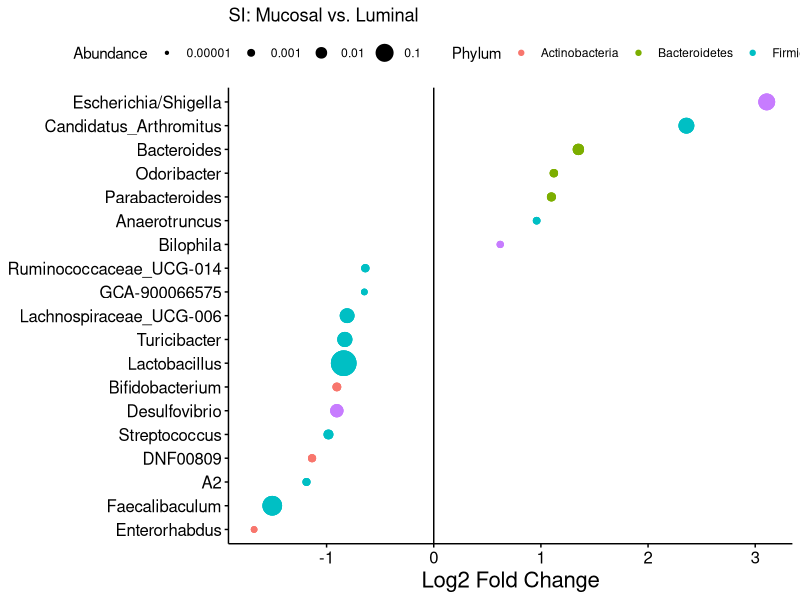
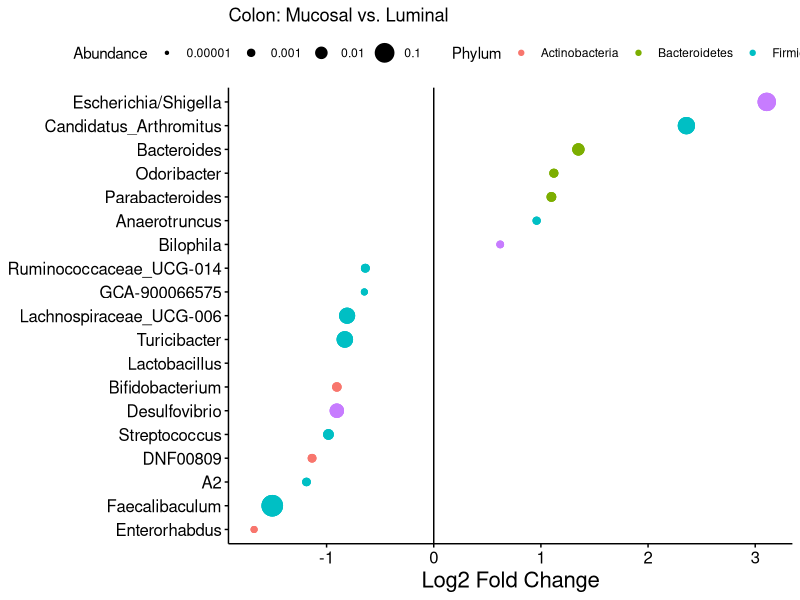
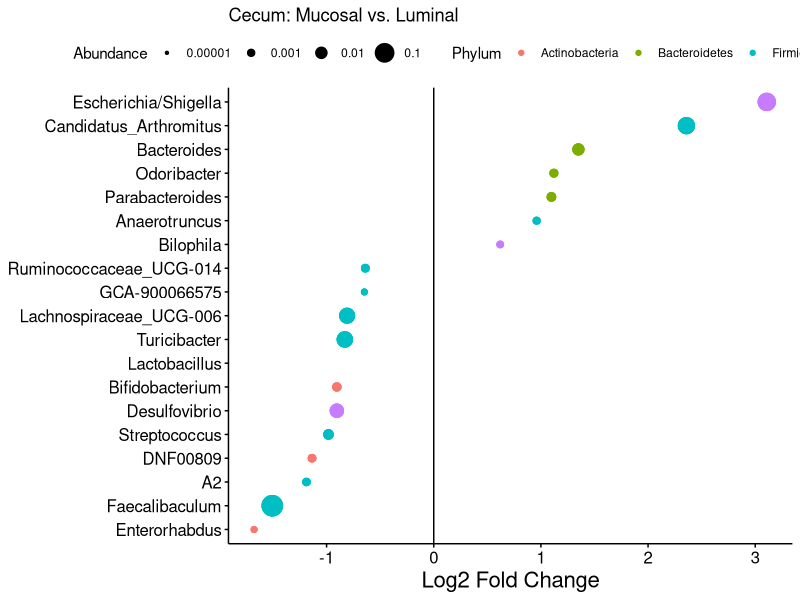
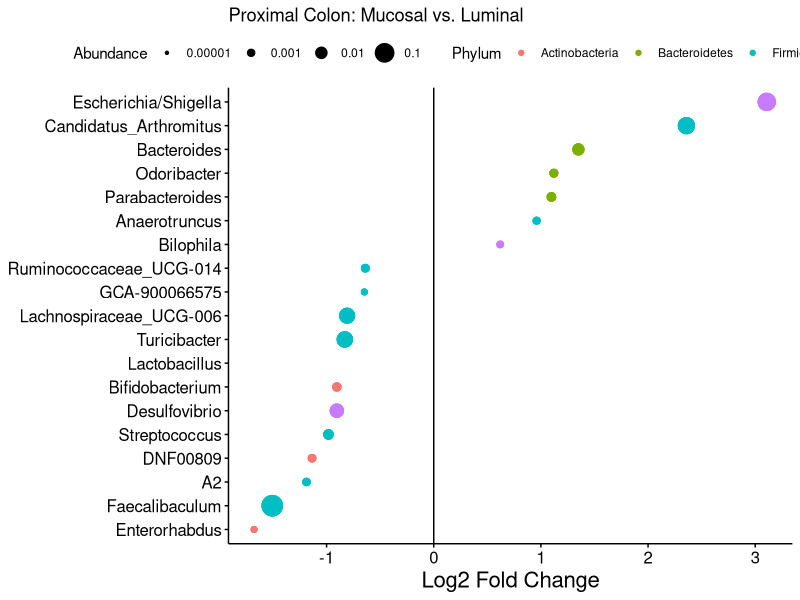
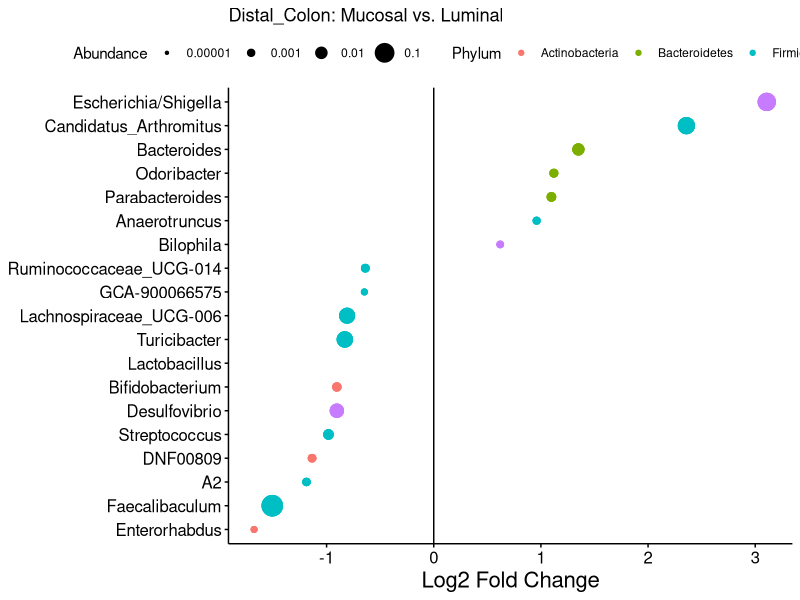
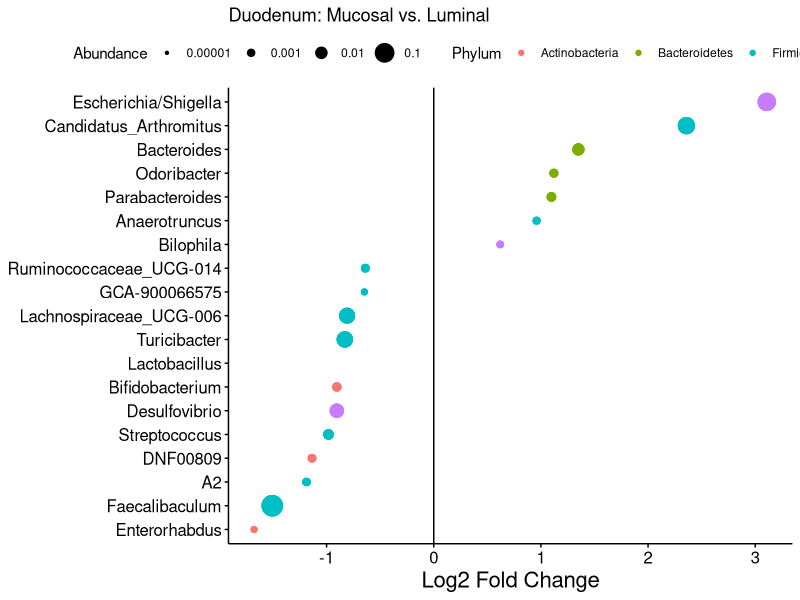
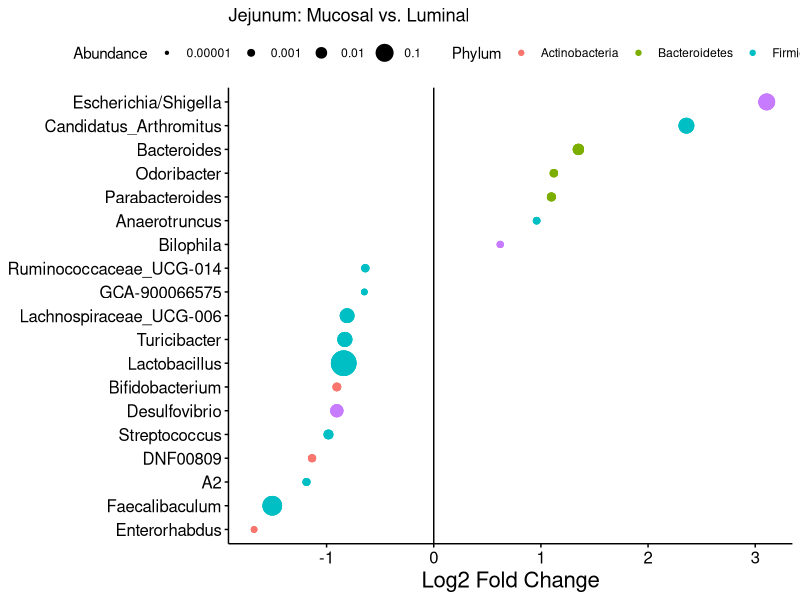
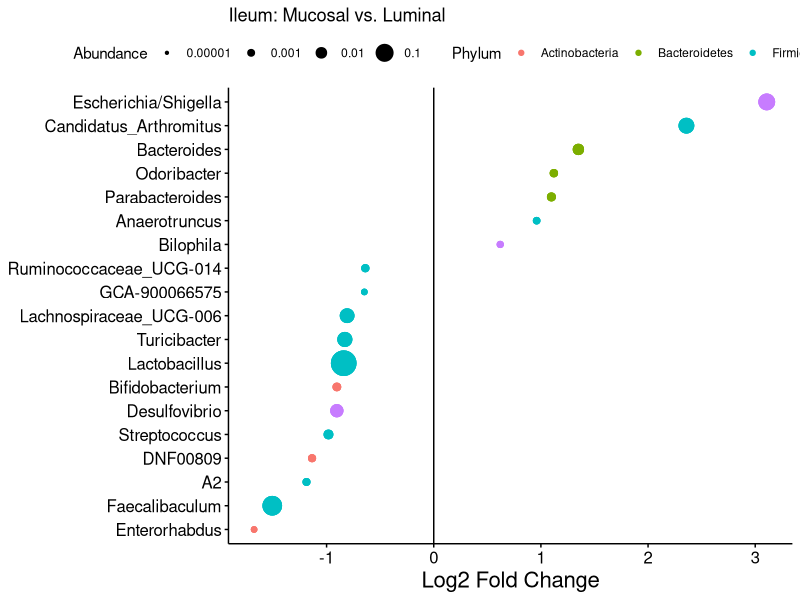

Here is the R script that generated these plots, in order:
library(ggplot2)
library(ggpubr)
library(dplyr)

setwd("C:/Users/Jacobs Laboratory/Desktop/Mouse_Biogeography_Julianne/Regional-Mouse-Biogeography-Analysis/2021-8-Microbiome-Batch-Correction-Analysis/Maaslin2 Type Genus Level/")

data <- read.csv("clr Maaslin2 TYPE Genus Level - Colon.csv", header=TRUE) 
data <- read.csv("clr Maaslin2 TYPE Genus Level - Cecum.csv", header=TRUE) 
data <- read.csv("clr Maaslin2 TYPE Genus Level - Proximal_Colon.csv", header=TRUE) 
data <- read.csv("clr Maaslin2 TYPE Genus Level - Distal_Colon.csv", header=TRUE) 
relA <- read.csv("Relative_Abundance-Colon-L6.csv", header=TRUE)


data <- read.csv("clr Maaslin2 TYPE Genus Level - SI.csv", header=TRUE) 
data <- read.csv("clr Maaslin2 TYPE Genus Level - Duodenum.csv", header=TRUE) 
data <- read.csv("clr Maaslin2 TYPE Genus Level - Jejunum.csv", header=TRUE) 
data <- read.csv("clr Maaslin2 TYPE Genus Level - Ileum.csv", header=TRUE) 
relA <- read.csv("Relative_Abundance-SI-L6.csv", header=TRUE)

relA$feature<-relA$X #make sure your search term (ASV sequence) is named the same across whatever you're trying to merge, here it is "feature"
taxonomy <- read.csv("genus_taxonomy.csv", header=TRUE)
intermediate<- (merge(data, relA, by = 'feature'))
data<- (merge(intermediate, taxonomy, by = 'feature'))
data$Relative_Abundance<-data$V1

mytheme <- theme(panel.grid.minor=element_blank(), #gets rid of grey and lines in the middle
                 panel.grid.major=element_blank(), #gets rid of grey and lines in the middle
                 panel.background=element_rect(fill="white"),#gets rid of grey and lines in the middle
                 panel.border=element_blank(), #gets rid of square going around the entire graph
                 axis.line.x = element_line(colour = 'black', size = 0.5),#sets the axis line size
                 axis.line.y = element_line(colour = 'black', size = 0.5),#sets the axis line size
                 axis.ticks=element_line(colour = 'black', size = 0.5), #sets the tick lines
                 axis.title.x = element_text(size=16, color="black"), #size of x-axis title
                 axis.title.y = element_text(size=16, color="black"), #size of y-axis title
                 axis.text.x = element_text(size=12, color="black"), #size of x-axis text
                 axis.text.y = element_text(size=12, color="black"))#size of y-axis text

###Mucosal vs Luminal, SI Dataset
data<-filter(data, metadata=="Type" & value == "Mucosal" & qval < 0.05)
y = tapply(data$coef, data$Genus, function(y) max(y))  # orders the genera by the highest fold change of any ASV in the genus; can change max(y) to mean(y) if you want to order genera by the average log2 fold change
y = sort(y, FALSE)   #switch to TRUE to reverse direction
data$Genus= factor(as.character(data$Genus), levels = names(y))
dev.new(width=15, height=10)  # can adjust window size of the plot output this way
ggplot(data, aes(x = coef, y = Genus, color=Phylum)) + 
  geom_point(aes(size = sqrt(Relative_Abundance))) + 
  scale_size_continuous(name="Abundance",range = c(0.5,8),limits=c(sqrt(0.000004),sqrt(0.53)),breaks=c(sqrt(0.00001),sqrt(0.001),sqrt(0.01),sqrt(0.1)),labels=c("0.00001","0.001","0.01","0.1")) + 
  geom_vline(xintercept = 0) + 
  xlab(label="Log2 Fold Change")+
  ylab(label=NULL)+
  theme(legend.position="top") +
  ggtitle("SI: Mucosal vs. Luminal") + 
  mytheme
max(data$Relative_Abundance)
min(data$Relative_Abundance)

###Mucosal vs Luminal, Colon Dataset
data<-filter(data, metadata=="Type" & value == "Mucosal" & qval < 0.05)
y = tapply(data$coef, data$Genus, function(y) max(y))  # orders the genera by the highest fold change of any ASV in the genus; can change max(y) to mean(y) if you want to order genera by the average log2 fold change
y = sort(y, FALSE)   #switch to TRUE to reverse direction
data$Genus= factor(as.character(data$Genus), levels = names(y))
dev.new(width=15, height=10)  # can adjust window size of the plot output this way
ggplot(data, aes(x = coef, y = Genus, color=Phylum)) + 
  geom_point(aes(size = sqrt(Relative_Abundance))) + 
  scale_size_continuous(name="Abundance",range = c(0.5,8),limits=c(sqrt(0.000004),sqrt(0.34)),breaks=c(sqrt(0.00001),sqrt(0.001),sqrt(0.01),sqrt(0.1)),labels=c("0.00001","0.001","0.01","0.1")) + 
  geom_vline(xintercept = 0) + 
  xlab(label="Log2 Fold Change")+
  ylab(label=NULL)+
  theme(legend.position="top") +
  ggtitle("Colon: Mucosal vs. Luminal") + 
  mytheme
max(data$Relative_Abundance)
min(data$Relative_Abundance)
?tapply()

###Mucosal vs Luminal, Cecum Dataset
data<-filter(data, metadata=="Type" & value == "Mucosal" & qval < 0.05)
y = tapply(data$coef, data$Genus, function(y) max(y))  # orders the genera by the highest fold change of any ASV in the genus; can change max(y) to mean(y) if you want to order genera by the average log2 fold change
y = sort(y, FALSE)   #switch to TRUE to reverse direction
data$Genus= factor(as.character(data$Genus), levels = names(y))
dev.new(width=15, height=10)  # can adjust window size of the plot output this way
ggplot(data, aes(x = coef, y = Genus, color=Phylum)) + 
  geom_point(aes(size = sqrt(Relative_Abundance))) + 
  scale_size_continuous(name="Abundance",range = c(0.5,8),limits=c(sqrt(0.000004),sqrt(0.34)),breaks=c(sqrt(0.00001),sqrt(0.001),sqrt(0.01),sqrt(0.1)),labels=c("0.00001","0.001","0.01","0.1")) + 
  geom_vline(xintercept = 0) + 
  xlab(label="Log2 Fold Change")+
  ylab(label=NULL)+
  theme(legend.position="top") +
  ggtitle("Cecum: Mucosal vs. Luminal") + 
  mytheme
max(data$Relative_Abundance)
min(data$Relative_Abundance)

###Mucosal vs Luminal, Proximal Colon Dataset
data<-filter(data, metadata=="Type" & value == "Mucosal" & qval < 0.05)
y = tapply(data$coef, data$Genus, function(y) max(y))  # orders the genera by the highest fold change of any ASV in the genus; can change max(y) to mean(y) if you want to order genera by the average log2 fold change
y = sort(y, FALSE)   #switch to TRUE to reverse direction
data$Genus= factor(as.character(data$Genus), levels = names(y))
dev.new(width=15, height=10)  # can adjust window size of the plot output this way
ggplot(data, aes(x = coef, y = Genus, color=Phylum)) + 
  geom_point(aes(size = sqrt(Relative_Abundance))) + 
  scale_size_continuous(name="Abundance",range = c(0.5,8),limits=c(sqrt(0.000004),sqrt(0.34)),breaks=c(sqrt(0.00001),sqrt(0.001),sqrt(0.01),sqrt(0.1)),labels=c("0.00001","0.001","0.01","0.1")) + 
  geom_vline(xintercept = 0) + 
  xlab(label="Log2 Fold Change")+
  ylab(label=NULL)+
  theme(legend.position="top") +
  ggtitle("Proximal Colon: Mucosal vs. Luminal") + 
  mytheme
max(data$Relative_Abundance)
min(data$Relative_Abundance)

###Mucosal vs Luminal, Distal Colon Dataset
data<-filter(data, metadata=="Type" & value == "Mucosal" & qval < 0.05)
y = tapply(data$coef, data$Genus, function(y) max(y))  # orders the genera by the highest fold change of any ASV in the genus; can change max(y) to mean(y) if you want to order genera by the average log2 fold change
y = sort(y, FALSE)   #switch to TRUE to reverse direction
data$Genus= factor(as.character(data$Genus), levels = names(y))
dev.new(width=15, height=10)  # can adjust window size of the plot output this way
ggplot(data, aes(x = coef, y = Genus, color=Phylum)) + 
  geom_point(aes(size = sqrt(Relative_Abundance))) + 
  scale_size_continuous(name="Abundance",range = c(0.5,8),limits=c(sqrt(0.000004),sqrt(0.34)),breaks=c(sqrt(0.00001),sqrt(0.001),sqrt(0.01),sqrt(0.1)),labels=c("0.00001","0.001","0.01","0.1")) + 
  geom_vline(xintercept = 0) + 
  xlab(label="Log2 Fold Change")+
  ylab(label=NULL)+
  theme(legend.position="top") +
  ggtitle("Distal_Colon: Mucosal vs. Luminal") + 
  mytheme
max(data$Relative_Abundance)
min(data$Relative_Abundance)


###Mucosal vs Luminal, Duodenum Dataset
data<-filter(data, metadata=="Type" & value == "Mucosal" & qval < 0.05)
y = tapply(data$coef, data$Genus, function(y) max(y))  # orders the genera by the highest fold change of any ASV in the genus; can change max(y) to mean(y) if you want to order genera by the average log2 fold change
y = sort(y, FALSE)   #switch to TRUE to reverse direction
data$Genus= factor(as.character(data$Genus), levels = names(y))
dev.new(width=15, height=10)  # can adjust window size of the plot output this way
ggplot(data, aes(x = coef, y = Genus, color=Phylum)) + 
  geom_point(aes(size = sqrt(Relative_Abundance))) + 
  scale_size_continuous(name="Abundance",range = c(0.5,8),limits=c(sqrt(0.000004),sqrt(0.34)),breaks=c(sqrt(0.00001),sqrt(0.001),sqrt(0.01),sqrt(0.1)),labels=c("0.00001","0.001","0.01","0.1")) + 
  geom_vline(xintercept = 0) + 
  xlab(label="Log2 Fold Change")+
  ylab(label=NULL)+
  theme(legend.position="top") +
  ggtitle("Duodenum: Mucosal vs. Luminal") + 
  mytheme
max(data$Relative_Abundance)
min(data$Relative_Abundance)

###Mucosal vs Luminal, Jejunum Dataset
data<-filter(data, metadata=="Type" & value == "Mucosal" & qval < 0.05)
y = tapply(data$coef, data$Genus, function(y) max(y))  # orders the genera by the highest fold change of any ASV in the genus; can change max(y) to mean(y) if you want to order genera by the average log2 fold change
y = sort(y, FALSE)   #switch to TRUE to reverse direction
data$Genus= factor(as.character(data$Genus), levels = names(y))
dev.new(width=15, height=10)  # can adjust window size of the plot output this way
ggplot(data, aes(x = coef, y = Genus, color=Phylum)) + 
  geom_point(aes(size = sqrt(Relative_Abundance))) + 
  scale_size_continuous(name="Abundance",range = c(0.5,8),limits=c(sqrt(0.000004),sqrt(0.53)),breaks=c(sqrt(0.00001),sqrt(0.001),sqrt(0.01),sqrt(0.1)),labels=c("0.00001","0.001","0.01","0.1")) + 
  geom_vline(xintercept = 0) + 
  xlab(label="Log2 Fold Change")+
  ylab(label=NULL)+
  theme(legend.position="top") +
  ggtitle("Jejunum: Mucosal vs. Luminal") + 
  mytheme
max(data$Relative_Abundance)
min(data$Relative_Abundance)

###Mucosal vs Luminal, Ileum Dataset
data<-filter(data, metadata=="Type" & value == "Mucosal" & qval < 0.05)
y = tapply(data$coef, data$Genus, function(y) max(y))  # orders the genera by the highest fold change of any ASV in the genus; can change max(y) to mean(y) if you want to order genera by the average log2 fold change
y = sort(y, FALSE)   #switch to TRUE to reverse direction
data$Genus= factor(as.character(data$Genus), levels = names(y))
dev.new(width=15, height=10)  # can adjust window size of the plot output this way
ggplot(data, aes(x = coef, y = Genus, color=Phylum)) + 
  geom_point(aes(size = sqrt(Relative_Abundance))) + 
  scale_size_continuous(name="Abundance",range = c(0.5,8),limits=c(sqrt(0.000004),sqrt(0.53)),breaks=c(sqrt(0.00001),sqrt(0.001),sqrt(0.01),sqrt(0.1)),labels=c("0.00001","0.001","0.01","0.1")) + 
  geom_vline(xintercept = 0) + 
  xlab(label="Log2 Fold Change")+
  ylab(label=NULL)+
  theme(legend.position="top") +
  ggtitle("Ileum: Mucosal vs. Luminal") + 
  mytheme
max(data$Relative_Abundance)
min(data$Relative_Abundance)
